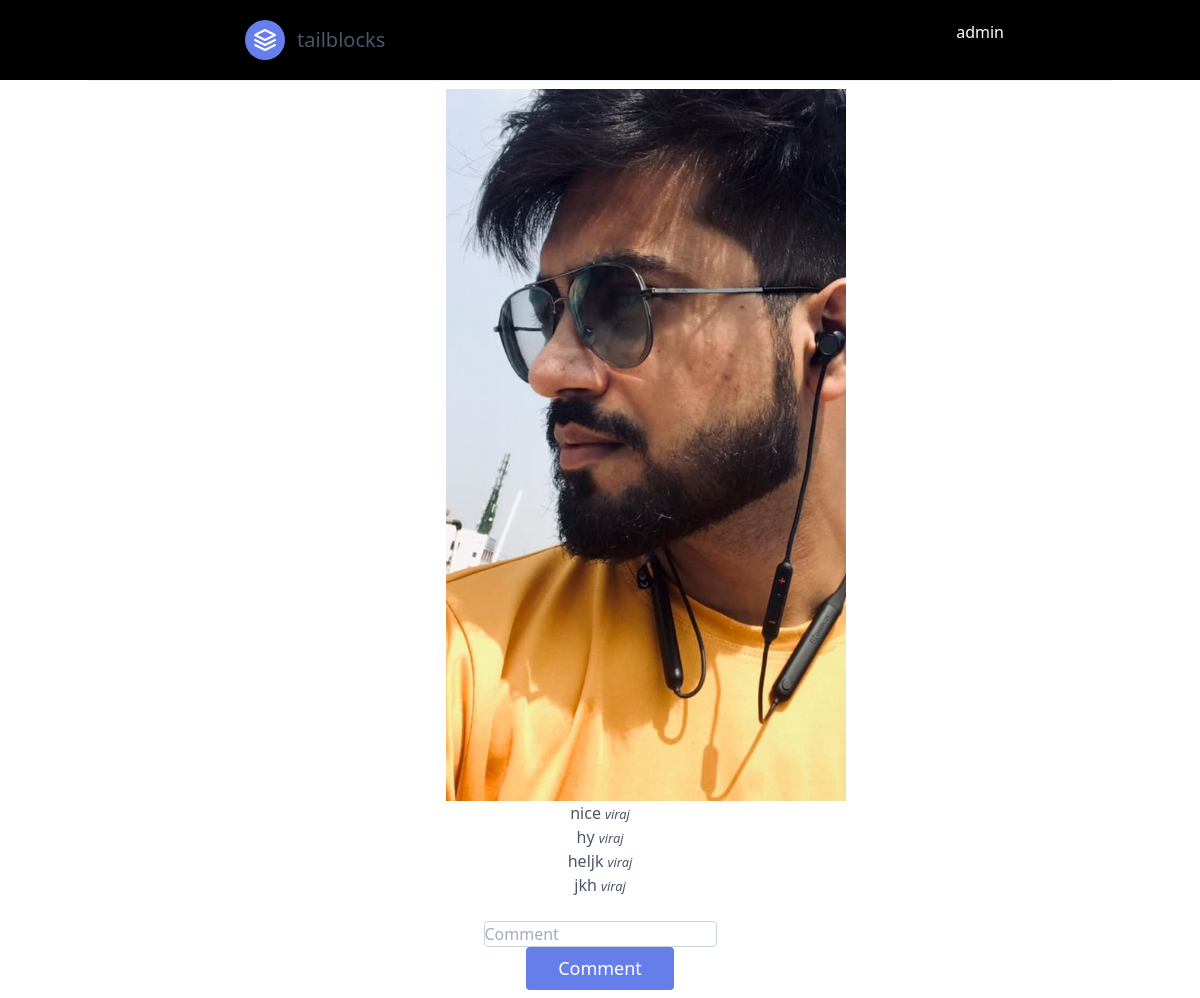
Page /insta/home/post_User_Post_commt/32/ (signed in) on the committed database.
### insta/models.py (models this page shows, shortened)
class User_Post(models.Model):
    pic = models.ImageField(upload_to='post/')
    subject = models.CharField(max_length=200)
    msg = models.TextField(null=True, blank=True)
    cr_date = models.DateTimeField(auto_now_add=True)
    uploaded_by = models.ForeignKey(Profile,on_delete=models.CASCADE, null=True, blank=True)
    def __str__(self):
        return "%s" % self.subject

class User_Post_commt(models.Model):
    post =models.ForeignKey(User_Post,on_delete=models.CASCADE,related_name='post')
    commt =models.ForeignKey(Profile,on_delete=models.CASCADE,related_name='commt')
    you_msg= models.CharField(null=True,blank=True,max_length=250)
    def __str__(self):
        return '%s (%s)'%(self.post ,self.commt)

class Profile(models.Model):
    profile_pic = models.ImageField(upload_to='media/profile_pic/',blank=True,null=True,default='nopic/slide3.jpg')
    user = models.OneToOneField(User, on_delete=models.CASCADE)
    address = models.CharField(max_length=200,blank=True,null=True)
    phone_no = models.CharField(validators=[RegexValidator("^0?[5-9]{1}\d{9}$")], max_length=15, null=True, blank=True)
    def __str__(self):
        return self.user.username

### insta/views.py (the view, shortened to what this page needs)
# urls.py: path('home/post_User_Post_commt/<int:pk>/', views.Post_commt.as_view(),name='post_User_Post_commt'),
class Post_commt(View):
    def get(self, *args, **kwargs):
        profile_D=kwargs['pk']
        print('id',profile_D)
        a = User_Post.objects.get(id=profile_D)
        print(a)
        commt= User_Post_commt.objects.filter(post_id=profile_D)
        print('commt',commt)
        parm={
        'profile_D':a,
        'commt':commt,
        }
        return render(self.request, 'insta/post_User_Post_commt.html',parm)

### templates/insta/post_User_Post_commt.html (shortened to what this page needs)
 {% extends 'base.html'%}
  {% block contect %}
	<section class="text-gray-700 body-font relative">
  <div class="container  mx-auto" >
  	 <div class="p-2 w-full  border-t border-gray-200 text-center">
  	 	<div style="margin-left: 350px;">
	<img src="{{profile_D.pic.url}}" width="400px">
</div>
	{% for c in commt%}
	<ul>
		<li>{{c.you_msg}}  <small><i>{{c.commt}}</i></small></li>
	</ul>
	{%endfor %}
	   <form method="POST">
           <input type="text" name="post" value="{{profile_D.id}}" hidden><br>
       <input type="text" name="you_msg" class="bg-white rounded border border-gray-400 focus:outline-none focus:border-indigo-500 text-base w-50 h-25"  placeholder="Comment" >
          <button class="flex mx-auto text-white bg-indigo-500 border-0 py-2 px-8 focus:outline-none hover:bg-indigo-600 rounded text-lg" type="submit">Comment</button>
    </form>
</div>
	</div></section>
{% endblock%}

### templates/base.html (shortened to what this page needs)
<!DOCTYPE html>
<html>
<head>
  {% load static %}
      <link rel="stylesheet" type="text/css" href="{% static 'style.css' %}">
  <link href="https://unpkg.com/tailwindcss@^1.0/dist/tailwind.min.css" rel="stylesheet">
</head>
<body>
  <header class="text-gray-700 body-font bg-black">
  <div class="container flex flex-wrap p-5 flex-col md:flex-row items-center ">
    <a class="flex mr-auto ml-auto order-first lg:order-none lg:w-1/5 title-font font-medium items-center text-white-900 lg:items-center lg:justify-center mb-4 md:mb-0" href="{% url 'facebook:home' %}">
      <svg xmlns="http://www.w3.org/2000/svg" fill="none" stroke="currentColor" stroke-linecap="round" stroke-linejoin="round" stroke-width="2" class="w-10 h-10 text-white p-2 bg-indigo-500 rounded-full" viewBox="0 0 24 24" >
        <path d="M12 2L2 7l10 5 10-5-10-5zM2 17l10 5 10-5M2 12l10 5 10-5"></path>
      </svg>
      <span class="ml-3 text-xl">tailblocks</span>
    </a>
     <div class="lg:w-2/5 inline-flex lg:justify-end ml-5 lg:ml-0">
        <svg fill="none" stroke="currentColor" stroke-linecap="round" stroke-linejoin="round" stroke-width="2" class="w-15 h-10" viewBox="0 0 24 24">
            <h1 style="color: white"><a href="{% url 'facebook:profile_detail_user' request.user %}">{{request.user.username}}</a></h1>
              <circle cx="12" cy="7" r="4"></circle>
            </svg>
    </div>
  </div>
</header>
   {%block contect %}
    {%endblock %}
</body>
</html>

### rows in the picture
User_Post: pic (picture)
User_Post_commt: you_msg "nice", commt "viraj"
User_Post_commt: you_msg "hy", commt "viraj"
User_Post_commt: you_msg "heljk", commt "viraj"
User_Post_commt: you_msg "jkh", commt "viraj"

### other values in the picture
{{ request.user.username }} "admin"
